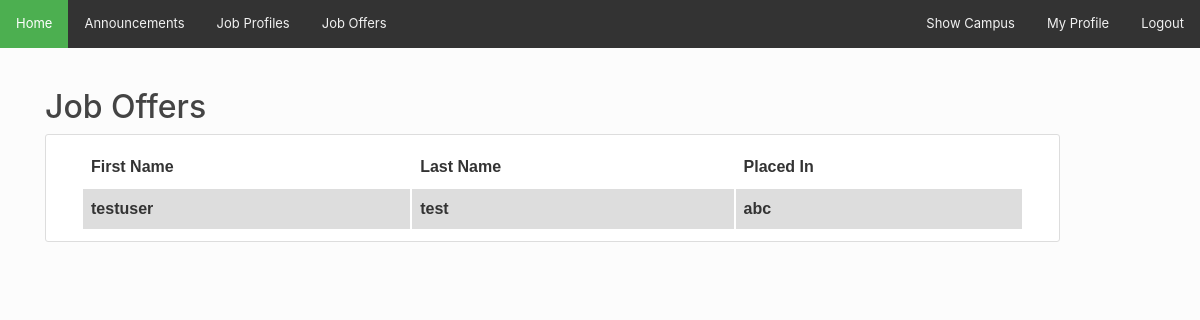
Screenshot of /show_offers/ (signed in) with the database file from the repository.
### users/models.py (models this page shows, shortened)
class Profile(models.Model):
    user = models.OneToOneField(User, on_delete=models.CASCADE)
    image = models.ImageField(default='default.jpg', upload_to='profile_pics')
    first_name = models.CharField(max_length=20)
    last_name = models.CharField(max_length=20)
    id_no = models.CharField(max_length=20)
    phone_no = models.CharField(max_length=20)
    cgpa = models.CharField(max_length=20)
    degree = models.CharField(max_length=20)
    stream = models.CharField(max_length=20)
    placed_in = models.CharField(default='NoOffer', max_length=20)

### users/views.py (the view)
# urls.py: url(r'^show_offers/', user_views.show_users, name='show_offers'),
@login_required
def show_users(request):
    all_users = Profile.objects.all()
    offer = []
    for i in range(len(all_users)):
        if all_users[i].placed_in != 'NoOffer':
            offer.append(all_users[i])
    return render(request, "placement/show_offers.html", {'offers': offer})

### placement/templates/placement/show_offers.html (shortened to what this page needs)
{% extends "placement/header.html" %}
{% block content %}
<p>&nbsp;</p>
<h2>Job Offers</h2>
<article class="media content-section">
    <div class="container info-boxes pt100 pb100">
        <table>
        <tr>
            <th>First Name</th>
            <th>Last Name</th>
            <th>Placed In</th>
        </tr>
    {% for offer in offers %}
            <tr>
                <th>{{offer.first_name}}</th>
                <th>{{offer.last_name}}</th>
                <th>{{offer.placed_in}}</th>
            </tr>
    {% endfor %}
    </div>
</article>
{% endblock %}

### placement/static/placement/main.css (style rules this page uses)
body { background: #fafafa; color: #333333; margin-top: 5rem; }
h1, h2, h3, h4, h5, h6 { color: #444444; }
.content-section { background: #ffffff; padding: 10px 20px; border: 1px solid #dddddd; border-radius: 3px; margin-bottom: 20px; }

### placement/templates/placement/header.html (style rules this page uses)
body { background-color: rgb(252,252,252); margin: 0;  font-family: Arial, Helvetica, sans-serif; }
* { margin: 0; padding: 0; }

### placement/templates/placement/show_offers.html (style rules this page uses)
table { font-family: arial, sans-serif; border-collapse: collapse; width: 100%; }
td, th { border: 2px solid #FFFFFF; text-align: left; padding: 8px; }
tr:nth-child(even) { background-color: #dddddd; }

### rows the page displays
Profile: first_name "testuser", last_name "test", placed_in "abc"
